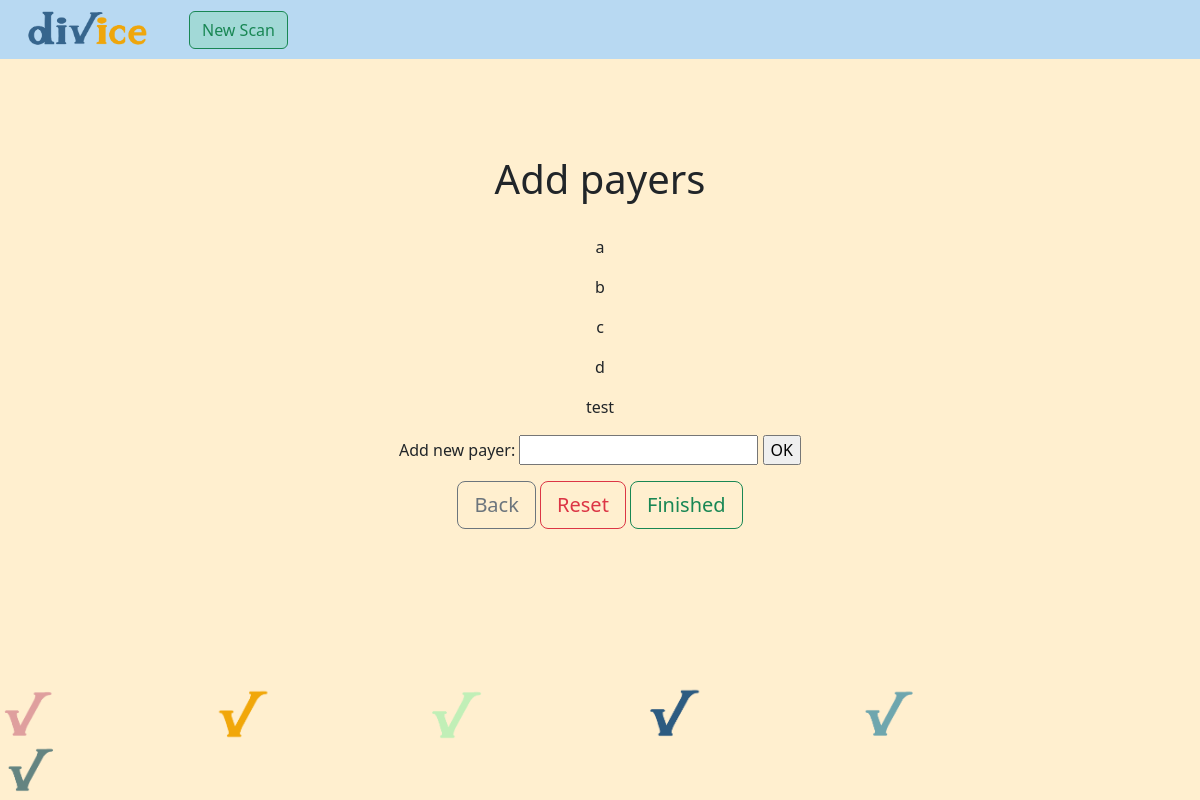
The page /people/ on the database as committed earlier.
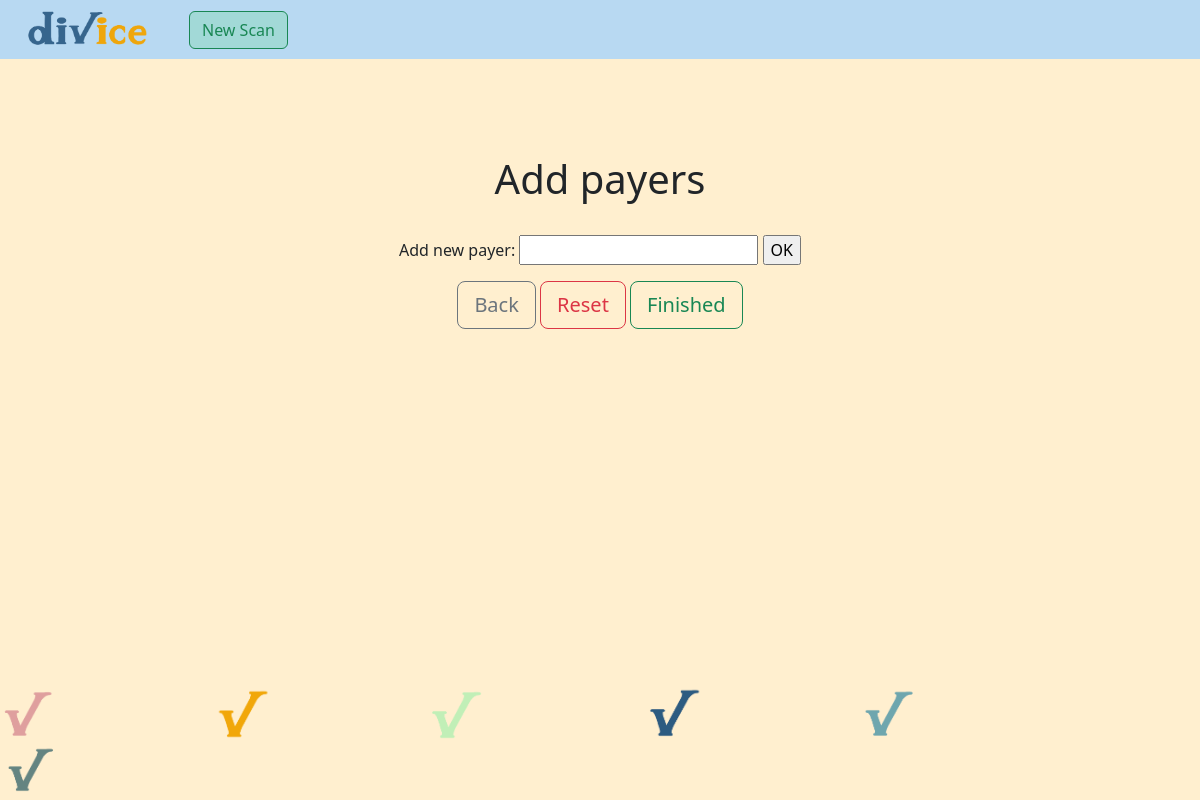
The same page on the database as committed later.
### divice/models.py (models this page shows)
class Name(models.Model):
    name = models.CharField(max_length=100)
    def __str__(self):
        return self.name

### divice/views.py (the view)
# urls.py: path('people/', views.input_names, name='people-page'),
def input_names(request):
    if request.method == 'POST':
        form = NameForm(request.POST)
        if form.is_valid():
            name = Name(name=form.cleaned_data['payer_name'])
            name.save()
    context = {
        'form': NameForm(), 'name_list': Name.objects.all()
    }
    return render(request, 'add_people_template.html', context)

### divice/forms.py
class NameForm(forms.Form):
    payer_name = forms.CharField(label='Add new payer', max_length=100)

### divice/templates/add_people_template.html (shortened to what this page needs)
{% extends "base_template.html" %}
{% block content %}
<div class="mxy-auto mt-5 pt-5">
    <div class="jumbotron text-center">
        <h1>Add payers</h1>
    </div>
    <br>
    <div class="text-center">
        <div class="padded text-center">
            {% for name in name_list%}
                <div class="row">
                    <p>{{ name }}</p>
                </div>
            {% endfor %}
        </div>
        <form action="/people/" method="post">
            {{ form }}
            <input type="submit" value="OK">
        </form>
        <a href="/check/35" class="btn btn-lg btn-outline-secondary" role="button">Back</a>
        <a href="/reset-names/" class="btn btn-lg btn-outline-danger" role="button">Reset</a>
        <a href="/assign/" class="btn btn-lg btn-outline-success" role="button">Finished</a>
    </div>
</div>
{% endblock %}

Rows that differ between the two databases and show on the page:
removed Name: name "a"
removed Name: name "b"
removed Name: name "c"
removed Name: name "d"
removed Name: name "test"
